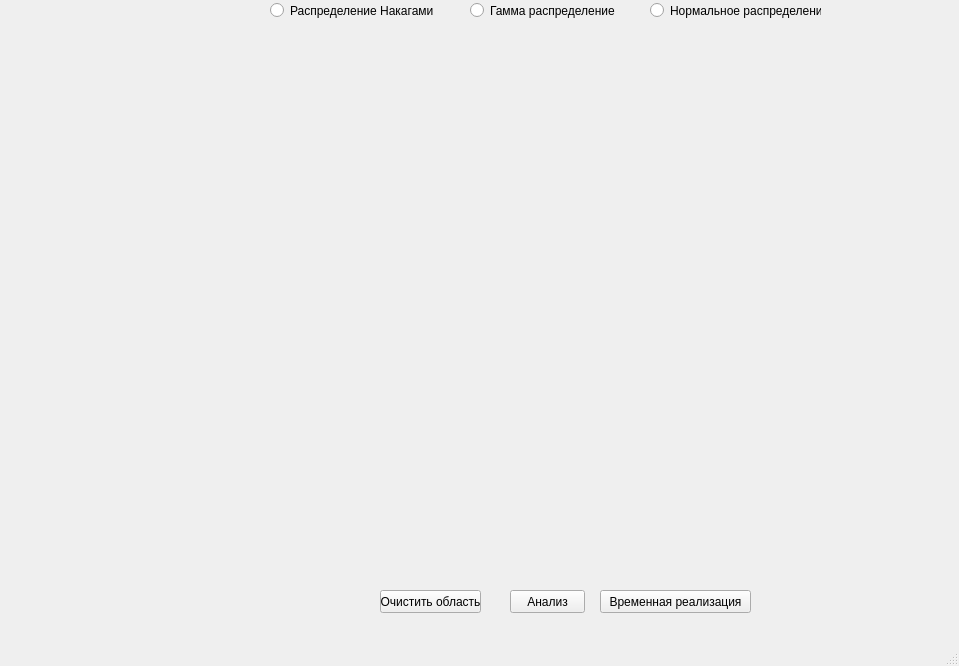
<?xml version="1.0" encoding="UTF-8"?>
<ui version="4.0">
 <class>MainWindow</class>
 <widget class="QMainWindow" name="MainWindow">
  <property name="geometry">
   <rect>
    <x>0</x>
    <y>0</y>
    <width>959</width>
    <height>666</height>
   </rect>
  </property>
  <property name="windowTitle">
   <string>MainWindow</string>
  </property>
  <widget class="QWidget" name="centralwidget">
   <widget class="QRadioButton" name="radioButton">
    <property name="geometry">
     <rect>
      <x>270</x>
      <y>0</y>
      <width>171</width>
      <height>21</height>
     </rect>
    </property>
    <property name="text">
     <string>Распределение Накагами</string>
    </property>
   </widget>
   <widget class="QRadioButton" name="radioButton_2">
    <property name="geometry">
     <rect>
      <x>470</x>
      <y>0</y>
      <width>171</width>
      <height>21</height>
     </rect>
    </property>
    <property name="text">
     <string>Гамма распределение</string>
    </property>
   </widget>
   <widget class="QPushButton" name="pushButton">
    <property name="geometry">
     <rect>
      <x>510</x>
      <y>590</y>
      <width>75</width>
      <height>23</height>
     </rect>
    </property>
    <property name="text">
     <string>Анализ</string>
    </property>
   </widget>
   <widget class="QRadioButton" name="radioButton_3">
    <property name="geometry">
     <rect>
      <x>650</x>
      <y>0</y>
      <width>171</width>
      <height>21</height>
     </rect>
    </property>
    <property name="text">
     <string>Нормальное распределение</string>
    </property>
   </widget>
   <widget class="QWidget" name="widget" native="true">
    <property name="geometry">
     <rect>
      <x>30</x>
      <y>30</y>
      <width>921</width>
      <height>551</height>
     </rect>
    </property>
   </widget>
   <widget class="QPushButton" name="pushButton_2">
    <property name="geometry">
     <rect>
      <x>380</x>
      <y>590</y>
      <width>101</width>
      <height>23</height>
     </rect>
    </property>
    <property name="text">
     <string>Очистить область</string>
    </property>
   </widget>
   <widget class="QPushButton" name="pushButton_3">
    <property name="geometry">
     <rect>
      <x>600</x>
      <y>590</y>
      <width>151</width>
      <height>23</height>
     </rect>
    </property>
    <property name="text">
     <string>Временная реализация</string>
    </property>
   </widget>
  </widget>
  <widget class="QMenuBar" name="menubar">
   <property name="geometry">
    <rect>
     <x>0</x>
     <y>0</y>
     <width>959</width>
     <height>21</height>
    </rect>
   </property>
  </widget>
  <widget class="QStatusBar" name="statusbar"/>
 </widget>
 <resources/>
 <connections/>
</ui>
